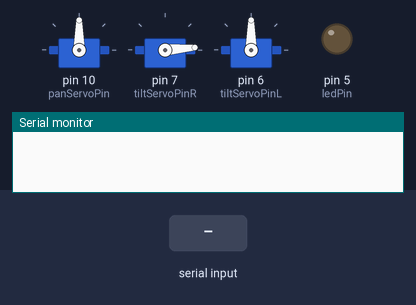
The sketch below on a simulated Arduino Uno, built with avr-gcc and run on an emulated ATmega328P. Parts: 3 × servo, output pins drawn as LEDs (lit = HIGH), the last lines printed to the serial monitor. Inputs (shaded band) come from the test bench.

Above: at 1.2 s.
1.3 s: "s,45\n" received over Serial
At 2.5 s:
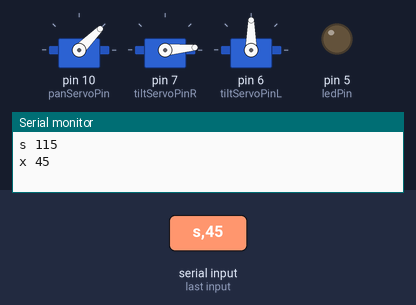
2.8 s: "s90\n" received over Serial
At 3.6 s:
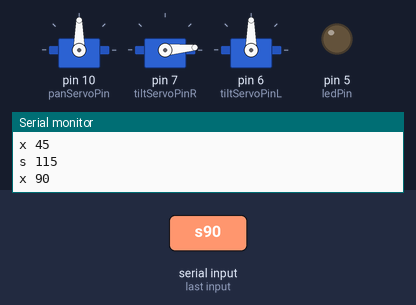
Timing chart, 0 to 5.8 s (numbered marks = the images above; inputs shaded):
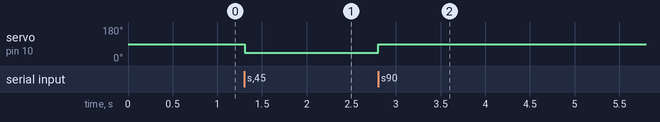

Measured:
- after the input at 1.3 s, servo on pin 10 (panServoPin): 90° → 45° at once
- after the input at 2.8 s, servo on pin 10 (panServoPin): 45° → 90° at once

The sketch:

multiServo.ino
```cpp
//limits
#define panServo_min 0
#define panServo_max 180
#define tiltServo_min 0
#define tiltServo_max 180
//starting positions
#define panServo_Home 90
#define tiltServo_Home 5
//trigger positions

//to shoot or not to shoot

//pin instantiaions
int panServoPin;
int tiltServoPinR;
int tiltServoPinL;
int ledPin;

typedef struct config_t
{
  int val; // serial data
  int shoot; //bool
}

configuration;
configuration configuration1;

#include <Servo.h>

Servo pan;    // 10
Servo tilt_R; // 6 or 7 from front
Servo tilt_L; // 6 or 7
//http://forums.trossenrobotics.com/tutorials/how-to-diy-128/complete-control-of-an-arduino-via-serial-3300/

int x;
int y_R;
int y_L;
int shoot;

// some bytes used during serial communication
byte header;
byte xbyte100;  // x
byte ybyte010;  // y -RIGHT
byte ybyte001;  // r -LEFT
byte lightByte; // indicator for shooting

//pins!
void assignPins(){
  panServoPin = 10;
  tiltServoPinR = 7;
  tiltServoPinL = 6;
  ledPin = 5;
}

void setup() {
  assignPins();
  Serial.begin(9600);
  //connect pins to devices
  pan.attach(panServoPin);
  tilt_R.attach(tiltServoPinR);
  tilt_L.attach(tiltServoPinL);
  //set to starting positions
  pan.write(panServo_Home);
  tilt_R.write(tiltServo_Home);
  tilt_L.write(90);

  //led
  pinMode(ledPin,OUTPUT);
}

void serialEvent(){
  if(Serial.available() >= 2) { // new set of packet with 5 variables
    header = Serial.read();
    if(header == 's'){
      //read Kinect data
 /*     xbyte100  = Serial.read();
      ybyte010 = Serial.read();
      ybyte001 = Serial.read();
      lightByte = Serial.read();
*/
/*      //convert byte to int
      x = int(xbyte100);// - 48;
      y_R = int(ybyte010);// - 48;
      y_L = int(ybyte001);// - 48;
      shoot = int(lightByte);// - 48;           // convert byte to integer
*/
      x = Serial.parseInt();
     /* y_R = Serial.toInt();
      y_L = Serial.toInt();
      shoot = Serial.toInt();
      */
      // execute
      pan.write(x);
     // tilt_R.write(y_R);
      //tilt_L.write(y_L);
   /*   if(shoot  >= 1){
        digitalWrite(ledPin, HIGH);
      } else {
        digitalWrite(ledPin, LOW);
      }
*/
   //Serial.println(Servo.read());
      Serial.print("s "); Serial.println(header);
      Serial.print("x "); Serial.println(x);
    //  Serial.print("y_R "); Serial.println(y_R);
    //  Serial.print("y_L "); Serial.println(y_L);
    }
  }
}


void loop()
{
}
```
